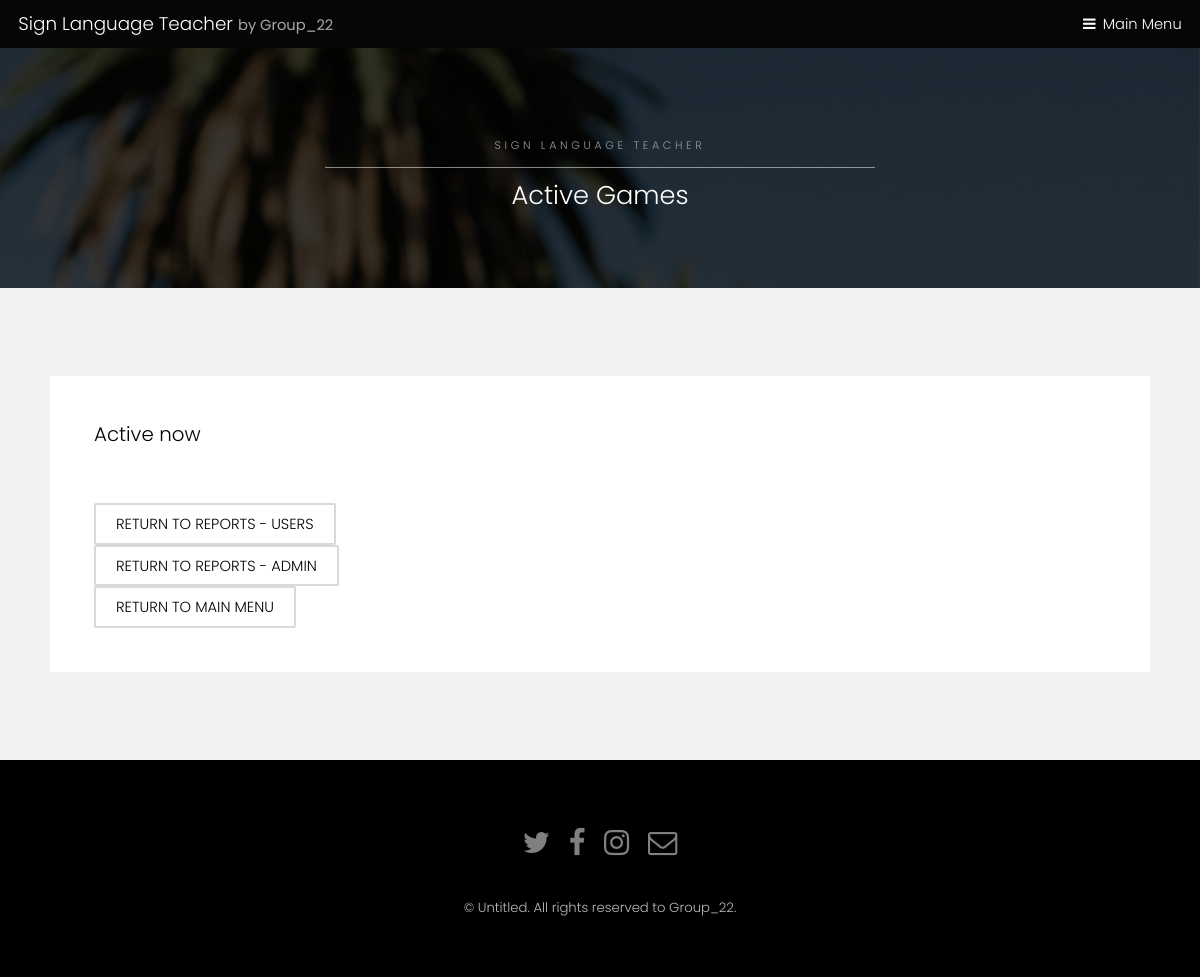
The page /sign-language-teacher/active-games/ (signed in) on the database as committed earlier.
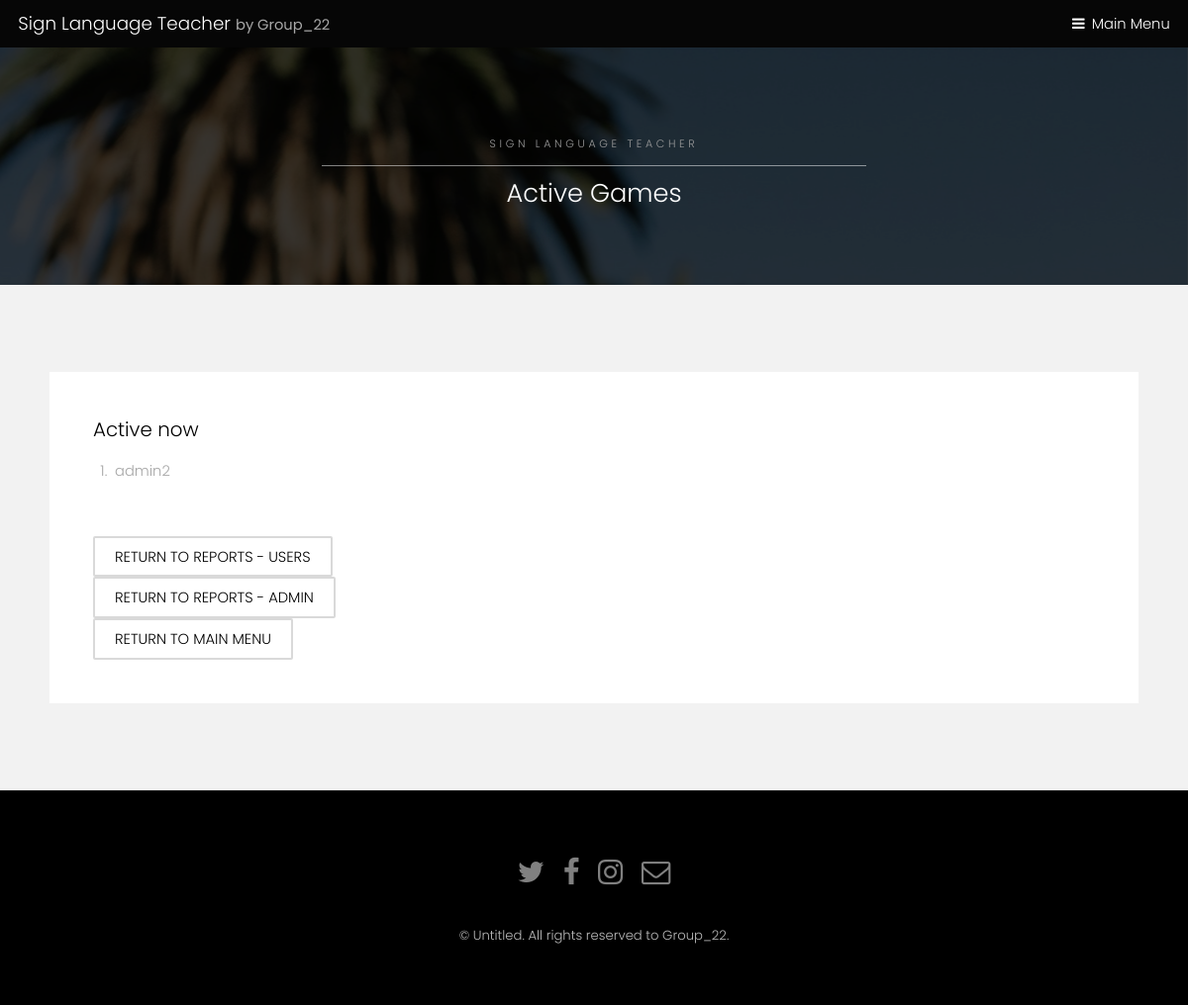
The same page on the database as committed later.
### registration/models.py (models this page shows, shortened)
class GameSession(models.Model):
    user = models.ForeignKey(UserProfile, on_delete=models.SET_NULL, null=True)
    number_of_mistakes = models.IntegerField(default=0)
    number_of_moves = models.IntegerField(default=0)
    time_start = models.DateTimeField(default=timezone.now())
    time_stop = models.DateTimeField(null=True, blank=True)
    difficulty = models.IntegerField(default=0)
    finished = models.BooleanField(default=False)

class UserProfile(models.Model):
    TYPES = (('parent', 'parent'), ('student', 'student'))
    user = models.OneToOneField(User, related_name='profile', on_delete=models.CASCADE, blank=True, null=True)
    son = models.ForeignKey(User, on_delete=models.SET_NULL, blank=True, null=True, related_name='son')
    address = models.CharField(max_length=100, default='')
    age = models.IntegerField(default=0)
    points = models.IntegerField(default=0)
    type = models.CharField(max_length=10, choices=TYPES, default='student')
    is_admin = models.BooleanField(default=False)
    suspention_time = models.DateTimeField(default=timezone.now())
    total_minutes = models.FloatField(default=0)
    last_login = models.DateTimeField(default=datetime(2000, 1, 1))
    rank = models.IntegerField(default=0)
    level = models.IntegerField(default=1)
    def __str__(self):
        return str(self.user)

### registration/views.py (the view)
# urls.py: path('active-games/', views.active_games, name='active-games'),
def active_games(request):
    user = request.user
    up1 = get_object_or_404(UserProfile, user=user)
    games = GameSession.objects.filter(time_stop__isnull=True)
    game_list = list(games)
    return render(request, 'registration/active-games.html', {'games': game_list, 'up': up1})

### registration/templates/registration/active-games.html
{% extends 'registration/SubPage.html' %}
{% block title %}
<h2>Active Games</h2>
{% endblock %}
{% block data %}
    <h3>Active now</h3>
    <ol>
        {% for game in games %}
            <li>
                {{game.user}}
            </li>
        {% endfor %}
    </ol>
<h>{{avg}}</h><br>
  {% if up.type == 'student' %}
  <a href="{% url 'registration:reports-menu-users' %}"class="button alt">Return to reports - users</a><br>
{% else %}
    <a href="{% url 'registration:reports-menu-users' %}"class="button alt">Return to reports - users</a><br>
{% endif %}
{% if up.is_admin %}
 <a href="{% url 'registration:reports-menu' %}"class="button alt">Return to reports - Admin</a><br>
{% endif %}
<a href="{% url 'registration:index' %}"class="button alt">Return to main menu</a><br>
{% endblock %}

Rows that differ between the two databases and show on the page:
added GameSession: user "admin2"
